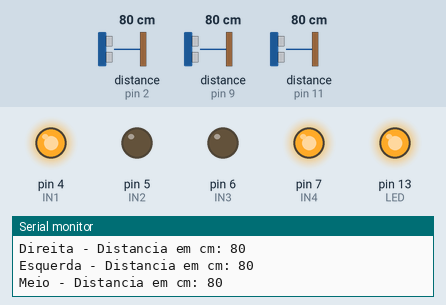
This sketch was run on a simulated Arduino Uno, built with avr-gcc and run on an emulated ATmega328P. Shown: output pins drawn as LEDs (lit = HIGH), the last lines printed to the serial monitor. The test bench sets the inputs (shaded band); at power-on: distance to the obstacle (sensors on pin 2, pin 9, pin 11) 80 cm.

Above: at 1.2 s.
1.3 s: distance to the obstacle (sensor on pin 2) set to 74 cm
At 2.3 s:
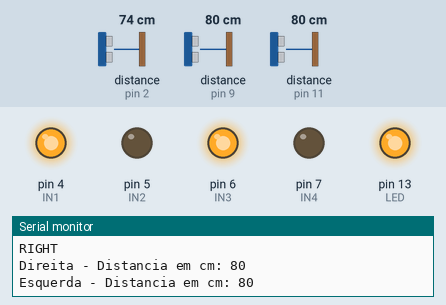
2.8 s: distance to the obstacle (sensor on pin 9) set to 71 cm
At 3.3 s:
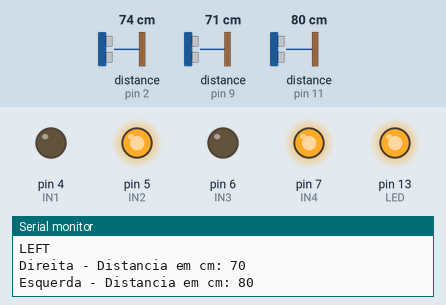
4.3 s: distance to the obstacle (sensor on pin 2) set to 67 cm
At 4.9 s:
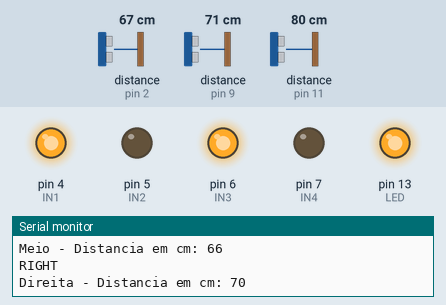
7.3 s: distance to the obstacle (sensor on pin 2) set to 2 cm
At 7.9 s:
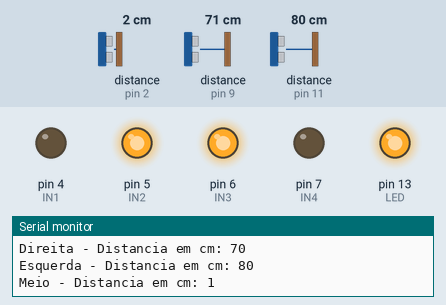
8.8 s: distance to the obstacle (sensor on pin 2) set to 120 cm
At 10.3 s:
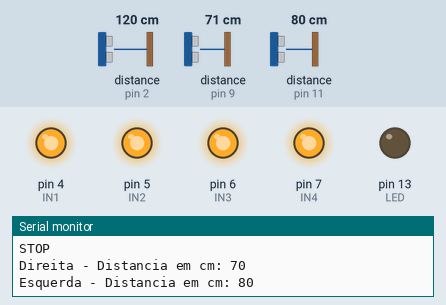
Timing chart, 0 to 11.8 s (numbered marks = the images above; inputs shaded):
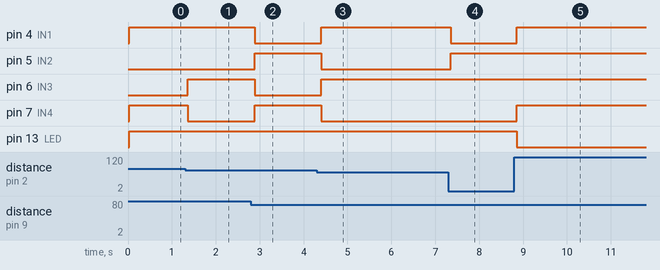

The sketch:

followerBot.ino
```cpp
#include <Ultrasonic.h>

int IN1 = 4;
int IN2 = 5;
int IN3 = 6;
int IN4 = 7;

int LED = 13;

Ultrasonic sensor1(10, 9);
Ultrasonic sensor3(3,2);
Ultrasonic sensor2(12, 11);

void moveFront();
void moveBack();
void moveRight();
void moveLeft();
void _stop();

float sensorDireito();
float sensorEsquerdo();
float sensorMeio();


int distanciaDireita;
int distanciaEsquerda;
int distanciaMeio;

static int MAX_NEAR = 40;
static int MAX_FAR = 60;
static int MAX_SIGN = 100;

void setup()
{
  Serial.begin(9600);
  //Define os pinos como saida
  pinMode(IN1, OUTPUT);
  pinMode(IN2, OUTPUT);
  pinMode(IN3, OUTPUT);
  pinMode(IN4, OUTPUT);
  pinMode(LED, OUTPUT);

}

void loop() {

  sensorDireita();
  sensorEsquerda();
  sensorMeio();


  if(distanciaMeio < MAX_NEAR){
    moveBack();
    digitalWrite(LED, HIGH);
    Serial.println("BACK");
  }else if(distanciaMeio == 0 || (distanciaMeio < MAX_FAR && distanciaMeio > MAX_NEAR) || distanciaMeio > MAX_SIGN){
    _stop();
    digitalWrite(LED, LOW);
    Serial.println("STOP");
  }
  else if (distanciaDireita > distanciaMeio ) {
    moveRight();
    digitalWrite(LED, HIGH);
    Serial.println("RIGHT");
  }
  else if (distanciaEsquerda> distanciaMeio) {
    moveLeft();
    digitalWrite(LED, HIGH);
    Serial.println("LEFT");
  }
  else if(distanciaMeio > MAX_FAR){
    moveFront();
    digitalWrite(LED, HIGH);
    Serial.println("FRONT");
  }

  delay(25);
}

float sensorDireita() {
  long microsec = sensor1.timing();
  distanciaDireita = sensor1.convert(microsec, Ultrasonic::CM);
  Serial.print("Direita - Distancia em cm: ");
  Serial.println(distanciaDireita);
}

float sensorEsquerda() {
  long microsec = sensor2.timing();
  distanciaEsquerda = sensor2.convert(microsec, Ultrasonic::CM);
  Serial.print("Esquerda - Distancia em cm: ");
  Serial.println(distanciaEsquerda);
}

float sensorMeio() {
  long microsec = sensor3.timing();
  distanciaMeio = sensor3.convert(microsec, Ultrasonic::CM);
  Serial.print("Meio - Distancia em cm: ");
  Serial.println(distanciaMeio);
}

void _stop(){
  digitalWrite(IN1, HIGH);
  digitalWrite(IN2, HIGH);
  digitalWrite(IN3, HIGH);
  digitalWrite(IN4, HIGH);
}
void moveFront(){
  digitalWrite(IN1, HIGH);
  digitalWrite(IN2, LOW);
  digitalWrite(IN3, LOW);
  digitalWrite(IN4, HIGH);
}
void moveBack(){
  digitalWrite(IN2, HIGH);
  digitalWrite(IN1, LOW);
  digitalWrite(IN3, HIGH);
  digitalWrite(IN4, LOW);
}
void moveRight(){
  digitalWrite(IN1, HIGH);
  digitalWrite(IN2, LOW);
  digitalWrite(IN3, HIGH);
  digitalWrite(IN4, LOW);
}
void moveLeft(){
  digitalWrite(IN2, HIGH);
  digitalWrite(IN1, LOW);
  digitalWrite(IN3, LOW);
  digitalWrite(IN4, HIGH);
}
```

Measured:
- the behaviour switches between 80 and 79 cm on distance to the obstacle (sensor on pin 2) (found by bisection; images 0 and 1)
- the behaviour switches between 75 and 74 cm on distance to the obstacle (sensor on pin 9) (found by bisection; images 1 and 2)
- the behaviour switches between 70 and 69 cm on distance to the obstacle (sensor on pin 2) (found by bisection; images 2 and 3)
- after the input at 1.3 s, pin 6 (IN3): LOW → HIGH after 0.06 s; pin 7 (IN4): HIGH → LOW after 0.06 s
- after the input at 2.8 s, pin 4 (IN1), pin 6 (IN3): HIGH → LOW after 0.09 s; pin 5 (IN2), pin 7 (IN4): LOW → HIGH after 0.09 s
- after the input at 4.3 s, pin 4 (IN1), pin 6 (IN3): LOW → HIGH after 0.10 s; pin 5 (IN2), pin 7 (IN4): HIGH → LOW after 0.10 s
- after the input at 7.3 s, pin 4 (IN1): HIGH → LOW after 0.05 s; pin 5 (IN2): LOW → HIGH after 0.05 s
- after the input at 8.8 s, pin 4 (IN1), pin 7 (IN4): LOW → HIGH after 0.05 s; pin 13 (LED): HIGH → LOW after 0.05 s
